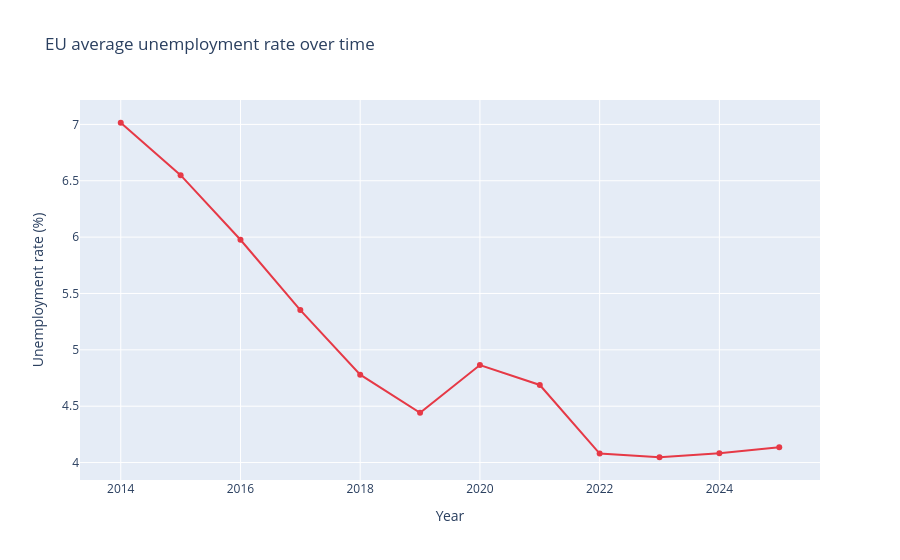

This figure's notebook cell:
### Code cell
# plot 6: EU average unemployment rate over time
eu_unemp = df_unemployment_clean.groupby("year")["unemployment_rate"].mean().reset_index()
 
fig6 = px.line(
    eu_unemp, x="year", y="unemployment_rate",
    markers=True,
    title="EU average unemployment rate over time",
    labels={"unemployment_rate": "Unemployment rate (%)", "year": "Year"},
    color_discrete_sequence=["#E63946"],
)
fig6.show()
# fig6.write_html("eu_avg_unemployment.html", **EXPORT_KWARGS)

### Figure 1 — Plotly figure (JSON) as saved in the notebook; plotly's stock layout.template omitted (floating-point values rounded to 4 significant figures)
{"data": [{"hovertemplate": "Year=%{x}<br>Unemployment rate (%)=%{y}<extra></extra>", "legendgroup": "", "line": {"color": "#E63946", "dash": "solid"}, "marker": {"symbol": "circle"}, "mode": "lines+markers", "name": "", "orientation": "v", "showlegend": false, "type": "scatter", "x": [2014, 2015, 2016, 2017, 2018, 2019, 2020, 2021, 2022, 2023, 2024, 2025], "xaxis": "x", "y": [7.015, 6.55, 5.976, 5.353, 4.779, 4.441, 4.865, 4.688, 4.079, 4.047, 4.082, 4.135], "yaxis": "y"}], "layout": {"legend": {"tracegroupgap": 0}, "title": {"text": "EU average unemployment rate over time"}, "xaxis": {"anchor": "y", "domain": [0, 1], "title": {"text": "Year"}}, "yaxis": {"anchor": "x", "domain": [0, 1], "title": {"text": "Unemployment rate (%)"}}}}
